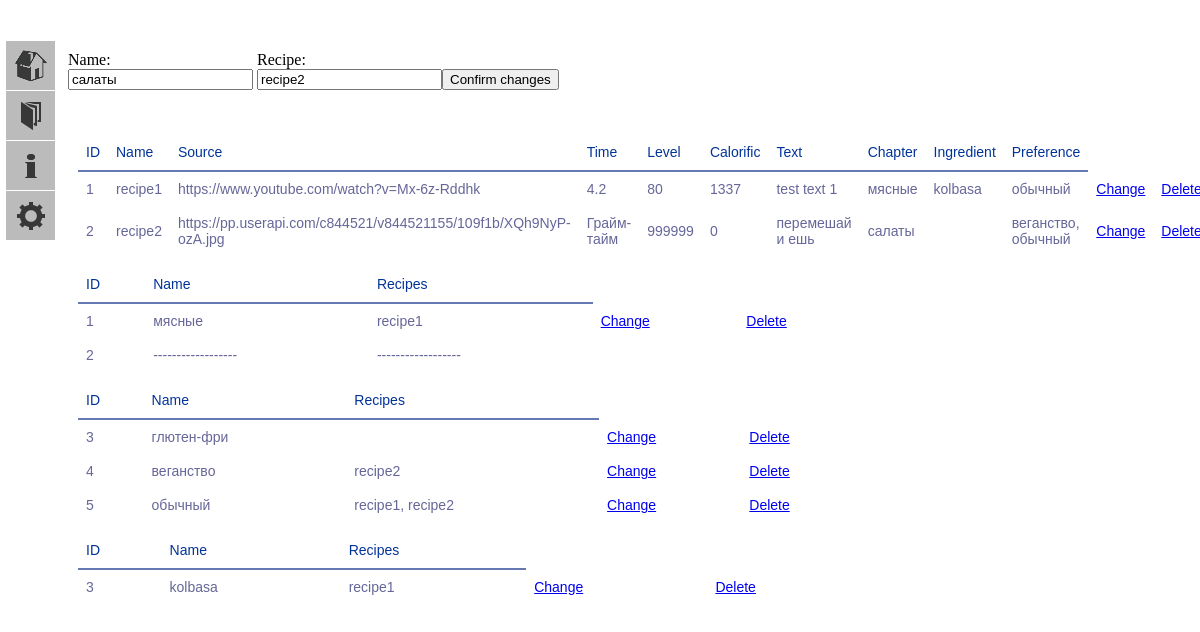
The page /change/chapter/2 on the database its author committed.
### models.py (models this page shows, shortened)
class Chapter(db.Model):
    id = db.Column(db.Integer, primary_key=True)
    name = db.Column(db.TEXT(16), index=True, unique=True)
    recipes = db.relationship("Recipe")
    def get_item(self, i):
        return {
            0: self.id,
            1: self.name,
            2: ", ".join('{}'.format(x.name) for x in self.recipes)
        }[i]
    def __iter__(self):
        return (self.get_item(i) for i in range(0, 3))

class Recipe(db.Model):
    id = db.Column(db.Integer, primary_key=True)
    name = db.Column(db.TEXT(512), index=True)
    source = db.Column(db.TEXT(512))
    time = db.Column(db.String(32))
    level = db.Column(db.INT)
    calorific = db.Column(db.INT)
    text = db.Column(db.TEXT(8192))
    chapter_id = db.Column(db.Integer, db.ForeignKey("chapter.id", ondelete='CASCADE'), index=True)
    rec_ingr = db.relationship("RecipeIngredient", back_populates='recipes', cascade='all')
    rec_pref = db.relationship("RecipePreference", back_populates='recipes', cascade='all')
    def get_item(self, index):
        return {
            0: str(self.id),
            1: str(self.name),
            2: str(self.source),
            3: str(self.time),
            4: str(self.level),
            5: str(self.calorific),
            6: str(self.text),
            7: ', '.join(list('{}'.format(Chapter.query.get(x.id).name)
                              for x in Chapter.query.filter_by(id=self.chapter_id).all())),
            8: ', '.join(list('{}'.format(Ingredient.query.get(x.ingredient_id).name)
                              for x in RecipeIngredient.query.filter_by(recipe_id=self.id).all())),
            9: ', '.join(list('{}'.format(Preference.query.get(x.preference_id).name)
                              for x in RecipePreference.query.filter_by(recipe_id=self.id).all()))
        }[index]
    def __iter__(self):
        return (self.get_item(i) for i in range(0, 10))

class Ingredient(db.Model):
    id = db.Column(db.Integer, primary_key=True)
    name = db.Column(db.TEXT(16), index=True)
    rec_ingr = db.relationship("RecipeIngredient", back_populates='ingredients', cascade='all')
    def get_item(self, i):
        return{
            0: self.id,
            1: self.name,
            2: ', '.join(map(str, list('{}'.format(Recipe.query.get(x.recipe_id).name)
                                       for x in RecipeIngredient.query.filter_by(ingredient_id=self.id).all())))
        }[i]
    def __iter__(self):
        return (self.get_item(i) for i in range(0, 3))

class Preference(db.Model):
    id = db.Column(db.Integer, primary_key=True)
    name = db.Column(db.TEXT(16), index=True)
    rec_pref = db.relationship("RecipePreference", back_populates='preferences', cascade='all')
    def get_item(self, i):
        return {
            0: self.id,
            1: self.name,
            2: ', '.join(map(str, list('{}'.format(Recipe.query.get(x.recipe_id).name)
                                       for x in RecipePreference.query.filter_by(preference_id=self.id).all())))
        }[i]
    def __iter__(self):
        return (self.get_item(i) for i in range(0, 3))

### app.py (the view)
@app.route('/change/<chtype>/<changing>', methods=['GET', 'POST'])
def change(changing, chtype):
    try:
        contents_dict = {
            "chapter": Chapter.query.all(),
            "recipe": Recipe.query.all(),
            "ingredient": Ingredient.query.all(),
            "preference": Preference.query.all()
        }
        form = form_dict[chtype]
        form = form()
        if form.validate_on_submit():
            form.create_instance(_id=changing)
            flash('{} changed successfully'.format(chtype.capitalize()))
            return redirect(url_for('index'))
        for i in range(len(form)):
            form.get_item(i).data = instance_dict[chtype].query.get(int(changing)).get_item(i)
        return render_template("change.html", form=form, index=int(changing), chtype=chtype, contents_dict=contents_dict,
                               statistics_dict=statistics_dict)
    except Exception:
        flash("An Error while Changing")
        return redirect(url_for('index'))

### forms.py (shortened to what this page needs)
class ChapterForm(Finder):
    recipe = StringField('recipe', validators=[Regexp(".*")])

### forms.py (called while the page is built)
    def get_item(self, i):
        return {
            0: self.id,
            1: self.name,
            2: self.recipe
        }[i]

    def __len__(self):
        return 3

### templates/change.html (shortened to what this page needs)
{% extends "base.html" %}
{% block form %}
<form action="" method="post" name="find">
    <div class="change">
    <p class="change">
        Name:<br>
        {{ form.name }}<br>
        <br>
    </p>
    {% if chtype=='recipe' %}
        <p class="change">
            Source:<br>
            {{ form.source }}<br>
            {% for error in form.errors.source %}
                <span class="error">[{{error}}]</span>
            {% endfor %}<br>
        </p>
        <p class="change">
            Time:<br>
            {{ form.time }}<br>
            {% for error in form.errors.time %}
                <span class="error">[{{error}}]</span>
            {% endfor %}<br>
        </p>
        <p class="change">
            Level:<br>
            {{ form.level }}<br>
            {% for error in form.errors.level %}
                <span class="error">[{{error}}]</span>
            {% endfor %}<br>
        </p>
        <p class="change">
            Calorific:<br>
            {{ form.calorific }}<br>
            {% for error in form.errors.calorific %}
                <span class="error">[{{error}}]</span>
            {% endfor %}<br>
        </p>
        <p class="change">
            Chapter:<br>
            {{ form.chapter }}<br>
            {% for error in form.errors.chapter %}
                <span class="error">[{{error}}]</span>
            {% endfor %}<br>
        </p>
        <p class="change">
            Preference:<br>
            {{ form.preferences }}<br>
            {% for error in form.errors.preference %}
                <span class="error">[{{error}}]</span>
            {% endfor %}<br>
        </p>
        <p class="change">
            Ingredients:<br>
            {{ form.ingredients }}<br>
            {% for error in form.errors.ingredients %}
                <span class="error">[{{error}}]</span>
            {% endfor %}<br>
        </p>
        <p class="change">
            Text:<br>
            {{ form.text }}<br>
            {% for error in form.errors.text %}
                <span class="error">[{{error}}]</span>
            {% endfor %}<br>
        </p>
        <p class="change button-recipe">
            <input type="submit" class="" value="Confirm changes">
        </p>
    {% else %}
        <p class="change">
            Recipe:<br>
            {{ form.recipe }}<br>
            <br>
        </p>
        <p class="change button">
            <input type="submit" class="" value="Confirm changes">
        </p>
    {% endif %}
    </div>
</form>
<table class="recipe">
<tr><th>ID</th><th>Name</th><th>Source</th><th>Time</th><th>Level</th><th>Calorific</th><th>Text</th><th>Chapter</th>
    <th>Ingredient</th><th>Preference</th></tr>
{% for recipe in contents_dict["recipe"] %}
    <tr>
        {% if ((chtype == 'recipe') and ( index == recipe.id )) %}
            <td>{{ recipe.id }}</td>
            {% for i in "Refactor" %}
                <td> {{ i }} </td>
            {% endfor %}
        {% else %}
            {% for item in recipe %}
                <td>{{ item }}</td>
            {% endfor %}
            <td class="after-bt"><a href="{{ url_for('change', changing=recipe.id, chtype='recipe') }}">Change</a></td>
            <td class="after-bt"><a href="{{ url_for('delete', deleting=recipe.id, chtype='recipe') }}">Delete</a></td>
        {% endif %}
    </tr>
{% endfor %}
</table>
<table class="chapter">
<tr><th>ID</th><th>Name</th><th>Recipes</th>
{% for chapter in contents_dict["chapter"] %}
    <tr>
        {% if ( (chtype == 'chapter') and (index == chapter.id) ) %}
            <td>{{ chapter.id }}</td>
            <td> ------------------ </td>
            <td> ------------------ </td>
        {% else %}
            {% for item in chapter %}
                <td>{{ item }}</td>
            {% endfor %}
            <td class="after-bt"><a href="{{ url_for('change', changing=chapter.id, chtype='chapter') }}">Change</a></td>
            <td class="after-bt"><a href="{{ url_for('delete', deleting=chapter.id, chtype='chapter') }}">Delete</a></td>
        {% endif %}
    </tr>
{% endfor %}
</table>
<table class="preference">
<tr><th>ID</th><th>Name</th><th>Recipes</th>
{% for preference in contents_dict["preference"] %}
    <tr>
        {% if ((chtype == 'preference') and ( index == preference.id )) %}
            <td>{{ preference.id }}</td>
            <td> ------------------ </td>
            <td> ------------------ </td>
        {% else %}
            {% for item in preference %}
                <td>{{ item }}</td>
            {% endfor %}
            <td class="after-bt"><a href="{{ url_for('change', changing=preference.id, chtype='preference') }}">Change</a></td>
            <td class="after-bt"><a href="{{ url_for('delete', deleting=preference.id, chtype='preference') }}">Delete</a></td>
        {% endif %}
    </tr>
{% endfor %}
</table>
<table class="ingredient">
<tr><th>ID</th><th>Name</th><th>Recipes</th>
{% for ingredient in contents_dict["ingredient"] %}
    <tr>
        {% if ((chtype == 'ingredient') and ( index == ingredient.id )) %}
            <td>{{ ingredient.id }}</td>
            <td> ------------------ </td>
            <td> ------------------ </td>
        {% else %}
            {% for item in ingredient %}
                <td>{{ item }}</td>
            {% endfor %}
            <td class="after-bt"><a href="{{ url_for('change', changing=ingredient.id, chtype='ingredient') }}">Change</a></td>
            <td class="after-bt"><a href="{{ url_for('delete', deleting=ingredient.id, chtype='ingredient') }}">Delete</a></td>
        {% endif %}
    </tr>
{% endfor %}
</table>
{% endblock %}

### static/css/main.css (style rules this page uses)
body { padding-left: 60px; margin-top: 35px; background: -moz-linear-gradient(-45deg, #ddddfb 5%, #fff 95%); height: 100%; }
table { font-family: "Lucida Sans Unicode", "Lucida Grande", Sans-Serif; font-size: 14px; background: white; max-width: 70%; width: 70%; border-collapse: collapse; text-align: left; margin: 10px; }
th { font-weight: normal; color: #039; border-bottom: 2px solid #6678b1; padding: 10px 8px; }
td { color: #669; padding: 9px 8px; transition: .3s linear; }
.change { display: inline-block; }
div.change { position:relative; }
.change.button { padding-top: 18px; position: absolute; }

### rows shown on the page
Chapter: name "салаты", id "2"
Recipe: recipe "1" "4.2" "80" "1337", name "recipe1", source "https://www.youtube.com/watch?v=Mx-6z-Rddhk", text "test text 1"
Chapter: name "мясные", chapter "1"
Ingredient: name "kolbasa", ingredient "3"
Preference: name "обычный", preference "5" "recipe1, recipe2"
Recipe: recipe "2" "999999" "0" "веганство, обычный", name "recipe2", source "https://pp.userapi.com/c844521/v844521155/109f1b/XQh9NyP-ozA.jpg", time "Грайм-тайм", text "перемешай и ешь"
Preference: preference "3", name "глютен-фри"
Preference: preference "4", name "веганство"
